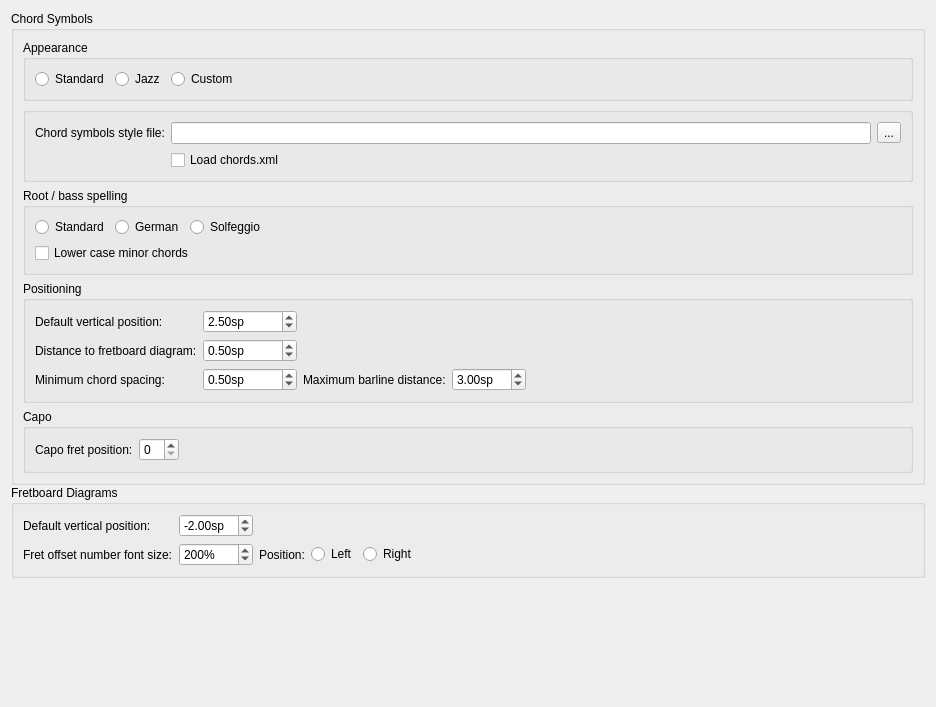
     <widget class="QWidget" name="Page15">
      <layout class="QVBoxLayout" name="verticalLayout_12">
       <property name="spacing">
        <number>0</number>
       </property>
       <item>
        <widget class="QGroupBox" name="groupBox_5">
         <property name="title">
          <string>Chord Symbols</string>
         </property>
         <property name="flat">
          <bool>false</bool>
         </property>
         <layout class="QVBoxLayout" name="verticalLayout_36">
          <item>
           <widget class="QGroupBox" name="groupBox_25">
            <property name="title">
             <string>Appearance</string>
            </property>
            <layout class="QHBoxLayout" name="horizontalLayout">
             <item>
              <widget class="QRadioButton" name="chordsStandard">
               <property name="text">
                <string>Standard</string>
               </property>
              </widget>
             </item>
             <item>
              <widget class="QRadioButton" name="chordsJazz">
               <property name="text">
                <string>Jazz</string>
               </property>
              </widget>
             </item>
             <item>
              <widget class="QRadioButton" name="chordsCustom">
               <property name="text">
                <string>Custom</string>
               </property>
              </widget>
             </item>
             <item>
              <spacer name="horizontalSpacer_13">
               <property name="orientation">
                <enum>Qt::Horizontal</enum>
               </property>
               <property name="sizeHint" stdset="0">
                <size>
                 <width>40</width>
                 <height>20</height>
                </size>
               </property>
              </spacer>
             </item>
            </layout>
           </widget>
          </item>
          <item>
           <widget class="QGroupBox" name="chordDescriptionGroup">
            <property name="title">
             <string/>
            </property>
            <property name="checkable">
             <bool>false</bool>
            </property>
            <property name="checked">
             <bool>false</bool>
            </property>
            <layout class="QGridLayout" name="chordDescriptionLayout">
             <item row="0" column="2">
              <widget class="QToolButton" name="chordDescriptionFileButton">
               <property name="text">
                <string>...</string>
               </property>
              </widget>
             </item>
             <item row="0" column="1">
              <widget class="QLineEdit" name="chordDescriptionFile"/>
             </item>
             <item row="0" column="0">
              <widget class="QLabel" name="label_54">
               <property name="text">
                <string>Chord symbols style file:</string>
               </property>
               <property name="buddy">
                <cstring>chordDescriptionFile</cstring>
               </property>
              </widget>
             </item>
             <item row="1" column="1">
              <widget class="QCheckBox" name="chordsXmlFile">
               <property name="text">
                <string>Load chords.xml</string>
               </property>
              </widget>
             </item>
            </layout>
           </widget>
          </item>
          <item>
           <widget class="QGroupBox" name="groupBox_23">
            <property name="title">
             <string>Root / bass spelling</string>
            </property>
            <layout class="QVBoxLayout" name="verticalLayout_37">
             <item>
              <layout class="QHBoxLayout" name="horizontalLayout_6">
               <item>
                <widget class="QRadioButton" name="useStandardNoteNames">
                 <property name="toolTip">
                  <string>A, B♭, B, C, C♯, ...</string>
                 </property>
                 <property name="text">
                  <string>Standard</string>
                 </property>
                </widget>
               </item>
               <item>
                <widget class="QRadioButton" name="useGermanNoteNames">
                 <property name="toolTip">
                  <string>A, B, H, C, Cis, ...</string>
                 </property>
                 <property name="text">
                  <string>German</string>
                 </property>
                </widget>
               </item>
               <item>
                <widget class="QRadioButton" name="useSolfeggioNoteNames">
                 <property name="toolTip">
                  <string>La, Si♭, Si, Do, Do♯, ...</string>
                 </property>
                 <property name="text">
                  <string>Solfeggio</string>
                 </property>
                </widget>
               </item>
               <item>
                <spacer name="horizontalSpacer_12">
                 <property name="orientation">
                  <enum>Qt::Horizontal</enum>
                 </property>
                 <property name="sizeHint" stdset="0">
                  <size>
                   <width>40</width>
                   <height>20</height>
                  </size>
                 </property>
                </spacer>
               </item>
              </layout>
             </item>
             <item>
              <widget class="QCheckBox" name="lowerCaseMinorChords">
               <property name="text">
                <string>Lower case minor chords</string>
               </property>
              </widget>
             </item>
            </layout>
           </widget>
          </item>
          <item>
           <widget class="QGroupBox" name="groupBox_24">
            <property name="title">
             <string>Positioning</string>
            </property>
            <layout class="QGridLayout" name="gridLayout_15">
             <item row="0" column="0">
              <widget class="QLabel" name="label_17">
               <property name="text">
                <string>Default vertical position:</string>
               </property>
               <property name="buddy">
                <cstring>harmonyY</cstring>
               </property>
              </widget>
             </item>
             <item row="0" column="1">
              <widget class="QDoubleSpinBox" name="harmonyY">
               <property name="suffix">
                <string extracomment="spatium unit">sp</string>
               </property>
               <property name="minimum">
                <double>-10000.000000000000000</double>
               </property>
               <property name="maximum">
                <double>10000.000000000000000</double>
               </property>
               <property name="singleStep">
                <double>0.500000000000000</double>
               </property>
               <property name="value">
                <double>2.500000000000000</double>
               </property>
              </widget>
             </item>
             <item row="1" column="0">
              <widget class="QLabel" name="label_79">
               <property name="text">
                <string>Distance to fretboard diagram:</string>
               </property>
               <property name="buddy">
                <cstring>harmonyFretDist</cstring>
               </property>
              </widget>
             </item>
             <item row="1" column="1">
              <widget class="QDoubleSpinBox" name="harmonyFretDist">
               <property name="enabled">
                <bool>true</bool>
               </property>
               <property name="suffix">
                <string extracomment="spatium unit">sp</string>
               </property>
               <property name="minimum">
                <double>-10000.000000000000000</double>
               </property>
               <property name="maximum">
                <double>10000.000000000000000</double>
               </property>
               <property name="singleStep">
                <double>0.500000000000000</double>
               </property>
               <property name="value">
                <double>0.500000000000000</double>
               </property>
              </widget>
             </item>
             <item row="2" column="0">
              <widget class="QLabel" name="label_1001">
               <property name="text">
                <string>Minimum chord spacing:</string>
               </property>
               <property name="buddy">
                <cstring>minHarmonyDistance</cstring>
               </property>
              </widget>
             </item>
             <item row="2" column="1">
              <widget class="QDoubleSpinBox" name="minHarmonyDistance">
               <property name="suffix">
                <string>sp</string>
               </property>
               <property name="minimum">
                <double>-50.000000000000000</double>
               </property>
               <property name="maximum">
                <double>10.000000000000000</double>
               </property>
               <property name="singleStep">
                <double>0.100000000000000</double>
               </property>
               <property name="value">
                <double>0.500000000000000</double>
               </property>
              </widget>
             </item>
             <item row="2" column="2">
              <widget class="QLabel" name="label_1002">
               <property name="text">
                <string>Maximum barline distance:</string>
               </property>
               <property name="buddy">
                <cstring>maxHarmonyBarDistance</cstring>
               </property>
              </widget>
             </item>
             <item row="2" column="3">
              <widget class="QDoubleSpinBox" name="maxHarmonyBarDistance">
               <property name="suffix">
                <string>sp</string>
               </property>
               <property name="minimum">
                <double>-50.000000000000000</double>
               </property>
               <property name="maximum">
                <double>50.000000000000000</double>
               </property>
               <property name="singleStep">
                <double>0.500000000000000</double>
               </property>
               <property name="value">
                <double>3.000000000000000</double>
               </property>
              </widget>
             </item>
             <item row="2" column="4">
              <spacer name="horizontalSpacer_11">
               <property name="orientation">
                <enum>Qt::Horizontal</enum>
               </property>
               <property name="sizeHint" stdset="0">
                <size>
                 <width>40</width>
                 <height>20</height>
                </size>
               </property>
              </spacer>
             </item>
            </layout>
           </widget>
          </item>
          <item>
           <widget class="QGroupBox" name="groupBox_27">
            <property name="title">
             <string>Capo</string>
            </property>
            <layout class="QGridLayout" name="gridLayout_13">
             <item row="0" column="0">
              <widget class="QLabel" name="label_60">
               <property name="text">
                <string>Capo fret position:</string>
               </property>
               <property name="buddy">
                <cstring>capoPosition</cstring>
               </property>
              </widget>
             </item>
             <item row="0" column="1">
              <widget class="QSpinBox" name="capoPosition">
               <property name="maximum">
                <number>11</number>
               </property>
              </widget>
             </item>
             <item row="0" column="2">
              <spacer name="horizontalSpacer_6">
               <property name="orientation">
                <enum>Qt::Horizontal</enum>
               </property>
               <property name="sizeHint" stdset="0">
                <size>
                 <width>496</width>
                 <height>20</height>
                </size>
               </property>
              </spacer>
             </item>
            </layout>
           </widget>
          </item>
         </layout>
        </widget>
       </item>
       <item>
        <widget class="QGroupBox" name="groupBox_51">
         <property name="title">
          <string>Fretboard Diagrams</string>
         </property>
         <property name="flat">
          <bool>false</bool>
         </property>
         <layout class="QGridLayout" name="gridLayout_131">
          <item row="0" column="0">
           <widget class="QLabel" name="label_602">
            <property name="text">
             <string>Default vertical position:</string>
            </property>
            <property name="buddy">
             <cstring>fretY</cstring>
            </property>
           </widget>
          </item>
          <item row="0" column="1">
           <widget class="QDoubleSpinBox" name="fretY">
            <property name="suffix">
             <string>sp</string>
            </property>
            <property name="decimals">
             <number>2</number>
            </property>
            <property name="minimum">
             <double>-10.000000000000000</double>
            </property>
            <property name="maximum">
             <double>10.000000000000000</double>
            </property>
            <property name="singleStep">
             <double>0.500000000000000</double>
            </property>
            <property name="value">
             <double>-2.000000000000000</double>
            </property>
           </widget>
          </item>
          <item row="1" column="0">
           <widget class="QLabel" name="label_601">
            <property name="text">
             <string>Fret offset number font size:</string>
            </property>
            <property name="buddy">
             <cstring>fretNumMag</cstring>
            </property>
           </widget>
          </item>
          <item row="1" column="1">
           <widget class="QDoubleSpinBox" name="fretNumMag">
            <property name="suffix">
             <string notr="true">%</string>
            </property>
            <property name="decimals">
             <number>0</number>
            </property>
            <property name="minimum">
             <double>0.000000000000000</double>
            </property>
            <property name="maximum">
             <double>500.000000000000000</double>
            </property>
            <property name="singleStep">
             <double>10.000000000000000</double>
            </property>
            <property name="value">
             <double>200.000000000000000</double>
            </property>
           </widget>
          </item>
          <item row="1" column="2">
           <widget class="QLabel" name="label_6011">
            <property name="text">
             <string>Position:</string>
            </property>
           </widget>
          </item>
          <item row="1" column="3">
           <widget class="QRadioButton" name="radioFretNumLeft">
            <property name="text">
             <string>Left</string>
            </property>
           </widget>
          </item>
          <item row="1" column="4">
           <widget class="QRadioButton" name="radioFretNumRight">
            <property name="text">
             <string>Right</string>
            </property>
           </widget>
          </item>
          <item row="1" column="5">
           <spacer name="horizontalSpacer_61">
            <property name="orientation">
             <enum>Qt::Horizontal</enum>
            </property>
            <property name="sizeHint" stdset="0">
             <size>
              <width>496</width>
              <height>20</height>
             </size>
            </property>
           </spacer>
          </item>
         </layout>
        </widget>
       </item>
       <item>
        <spacer name="verticalSpacer_61">
         <property name="orientation">
          <enum>Qt::Vertical</enum>
         </property>
         <property name="sizeHint" stdset="0">
          <size>
           <width>496</width>
           <height>118</height>
          </size>
         </property>
        </spacer>
       </item>
      </layout>
     </widget>
